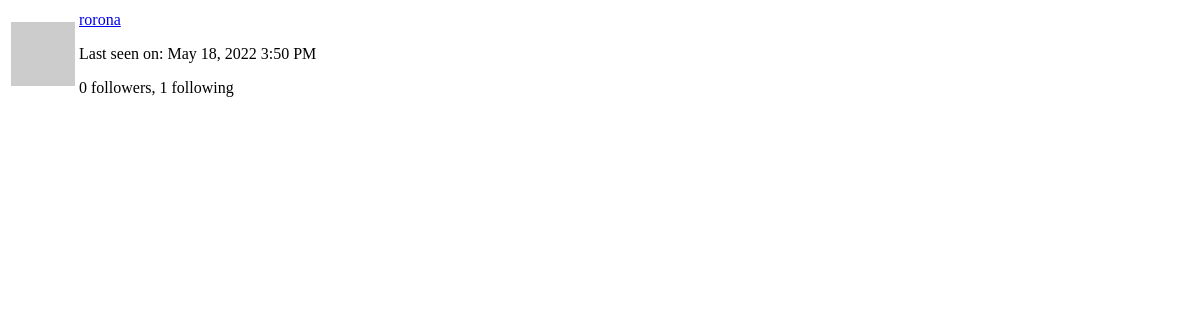
The app's page /user/rorona/popup (signed in), older data.
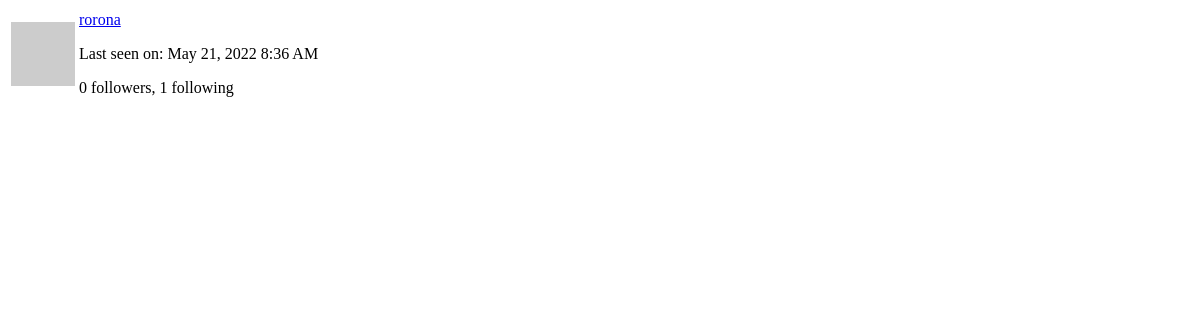
The same page, newer data.
### app/models.py (models this page shows, shortened)
class User(UserMixin, db.Model):
    id = db.Column(db.Integer, primary_key=True)
    username = db.Column(db.String(64), index=True, unique=True)
    email = db.Column(db.String(120), index=True, unique=True)
    password_hash = db.Column(db.String(128))
    posts = db.relationship('Post', backref='author', lazy='dynamic')
    about_me = db.Column(db.String(140))
    last_seen = db.Column(db.DateTime, default=datetime.utcnow)
    followed = db.relationship(
        'User', secondary=followers,
        primaryjoin=(followers.c.follower_id == id),
        secondaryjoin=(followers.c.followed_id == id),
        backref=db.backref('followers', lazy='dynamic'), lazy='dynamic')
    messages_sent = db.relationship('Message',
                                    foreign_keys='Message.sender_id',
                                    backref='author', lazy='dynamic')
    messages_received = db.relationship('Message',
                                        foreign_keys='Message.recipient_id',
                                        backref='recipient', lazy='dynamic')
    last_message_read_time = db.Column(db.DateTime)
    notifications = db.relationship('Notification', backref='user',
                                    lazy='dynamic')
    tasks = db.relationship('Task', backref='user', lazy='dynamic')
    def avatar(self, size):
        digest = md5(self.email.lower().encode('utf-8')).hexdigest()
        return 'https://www.gravatar.com/avatar/{}?d=identicon&s={}'.format(
            digest, size)

### app/main/routes.py (the view)
@bp.route('/user/<username>/popup')
@login_required
def user_popup(username):
    user = User.query.filter_by(username=username).first_or_404()
    form = EmptyForm()
    return render_template('user_popup.html', user=user, form=form)

### app/main/routes.py (called while the page is built)
@bp.before_app_request
def before_request():
    if current_user.is_authenticated:
        current_user.last_seen = datetime.utcnow()
        db.session.commit()
        g.search_form = SearchForm()
    g.locale = str(get_locale())

### app/models.py (called while the page is built)
@login.user_loader
def load_user(id):
    return User.query.get(int(id))

    @classmethod
    def before_commit(cls, session):
        session._changes = {
            'add': list(session.new),
            'update': list(session.dirty),
            'delete': list(session.deleted)
        }

    @classmethod
    def after_commit(cls, session):
        for obj in session._changes['add']:
            if isinstance(obj, SearchableMixin):
                add_to_index(obj.__tablename__, obj)
        for obj in session._changes['update']:
            if isinstance(obj, SearchableMixin):
                add_to_index(obj.__tablename__, obj)
        for obj in session._changes['delete']:
            if isinstance(obj, SearchableMixin):
                remove(obj.__tablename__, obj)

### app/templates/user_popup.html (shortened to what this page needs)
<table class="table">
    <tr>
        <td width="64" style="border: 0px;">
            <img src="{{ user.avatar(64) }}"
                 alt="{{ user.username }}'s avatar"
                 height="64"
                 width="64"/>
        </td>
        <td>
            <p>
                <a href="{{ url_for('main.user', username=user.username) }}">{{ user.username }}</a>
            </p>
            {% if user.last_seen %}
                <p>
                    {{ _('Last seen on') }}: {{ moment(user.last_seen).format('lll') }}
                </p>
            {% endif %}
            <p>
                {{ _('%(count)d followers', count=user.followers.count()) }}, {{ _('%(count)d following', count=user.followed.count()) }}
            </p>
        </td>
    </tr>
</table>

Row changes from the older to the newer data that the page shows:
changed User "rorona": last_seen "May 18, 2022 3:50 PM" → "May 21, 2022 8:36 AM"
